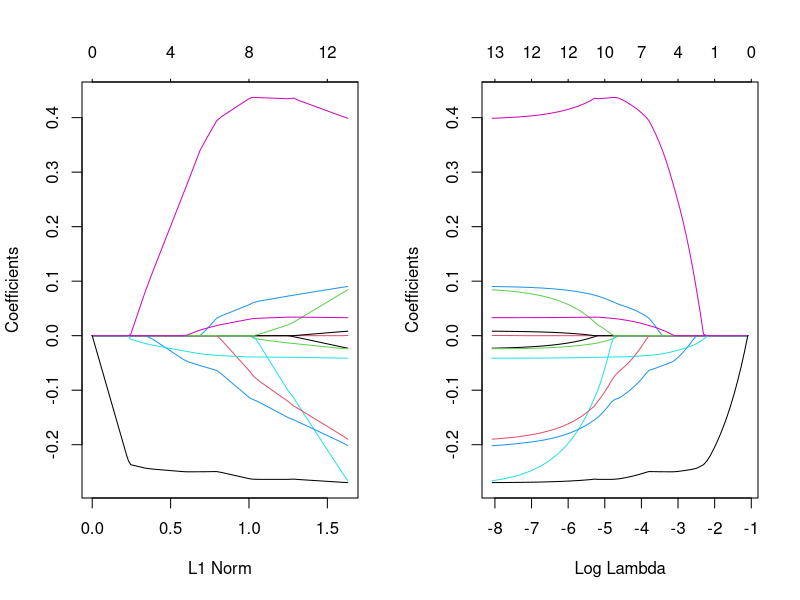
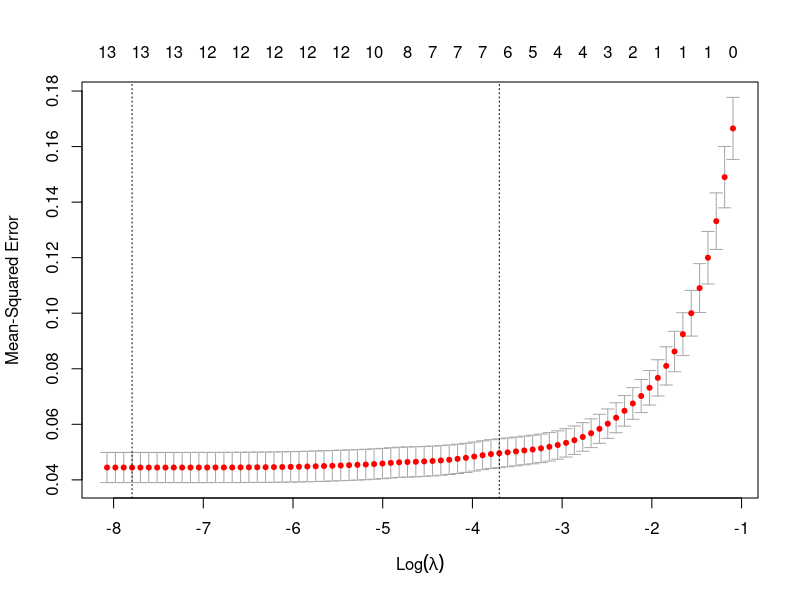

Source code (R) for these figures, in order: (Note: this script raises an error after producing the figures.)
# Setup
mypackages = c("MASS", "glmnet")   # required packages
tmp = setdiff(mypackages, rownames(installed.packages()))  # packages need to be installed
if (length(tmp) > 0) install.packages(tmp)
lapply(mypackages, require, character.only = TRUE)
set.seed(2134)

# Data preparation
myData = Boston
names(myData)[14] = "Y"
iLog = c(1, 3, 5, 6, 8, 9, 10, 14);
myData[, iLog] = log(myData[, iLog]);
myData[, 2] = myData[, 2] / 10;
myData[, 7] = myData[, 7]^2.5 / 10^4
myData[, 11] = exp(0.4 * myData[, 11]) / 1000;
myData[, 12] = myData[, 12] / 100;
myData[, 13] = sqrt(myData[, 13]);

# Move the last column of myData, the response Y, to the 1st column.
#assign last column to Y and combine it with the rest
myData = data.frame(Y = myData[,14], myData[,-14]); names(myData)[1] = "Y";
names(myData)
n = dim(myData)[1]; 
p = dim(myData)[2]-1;
X = as.matrix(myData[, -1]);  # some algorithms need the matrix/vector 
Y = myData[, 1];              # input (instead of data frame)

# Split the data into two parts: 80% for training and 20% for testing
ntest = round(n*0.2)
ntrain = n - ntest;
test.id = sample(1:n, ntest);
Ytest = myData[test.id, 1]

# Full Model
full.model = lm( Y ~ ., data = myData[-test.id, ]);  
Ytest.pred = predict(full.model, newdata= myData[test.id, ]);
sum((Ytest - Ytest.pred)^2)/ntest # averaged MSE on the test set

# Lasso using glmnet; lambda chosen by 10-fold CV.
mylasso = glmnet(X[-test.id,], Y[-test.id], alpha = 1)
summary(mylasso)

# plotting
par(mfrow = c(1, 2))
plot(mylasso, label=TRUE, xvar = "norm")
plot(mylasso, label=TRUE, xvar = "lambda")

par(mfrow=c(1,1))
mylasso$df

cv.out = cv.glmnet(X[-test.id, ], Y[-test.id], alpha = 1)
plot(cv.out)
# Try our own lambda sequences.
# lam.seq =  exp(seq(-4, 2, length=100))
# lam.seq =  exp(seq(-6, -1, length=100))
# cv.out = cv.glmnet(X[-test.id,], Y[-test.id], alpha = 1, lambda = l am.seq)
# plot(cv.out)

# Check how lambda.min and lambda.1se are computed.
cv.out$lambda.min
tmp.id=which.min(cv.out$cvm)
cv.out$lambda[tmp.id]

cv.out$lambda.1se
max(cv.out$lambda[cv.out$cvm < cv.out$cvm[tmp.id] + cv.out$cvsd[tmp.id]])

# Retrieve Lasso coefficients.
mylasso.coef.min = predict(mylasso, s=cv.out$lambda.min, type="coefficients")
mylasso.coef.1se = predict(mylasso, s=cv.out$lambda.1se, type="coefficients")
cbind(mylasso.coef.min, mylasso.coef.1se)

# number of variables selected (including the intercept)
sum(mylasso.coef.1se != 0)
# names of selected non-intercept variables
row.names(mylasso.coef.1se)[nonzeroCoef(mylasso.coef.1se)[-1]]

# Apply the fitted model for prediction on the test data.
mylasso = glmnet(X[-test.id, ], Y[-test.id], alpha = 1)
Ytest.pred = predict(mylasso, s = cv.out$lambda.min, newx = X[test.id,])
mean((Ytest.pred - Y[test.id])^2)

Ytest.pred = predict(mylasso, s = cv.out$lambda.1se, newx = X[test.id,])
mean((Ytest.pred - Y[test.id])^2)

# Refit the model selected by Lasso to reduce bias.
# Variables selected by lambda.1se 
mylasso.coef.1se = predict(mylasso, s = cv.out$lambda.1se, type="coefficients")
var.sel = row.names(mylasso.coef.1se)[nonzeroCoef(mylasso.coef.1se)[-1]]
var.sel; 

tmp.X = X[, colnames(X) %in% var.sel]
mylasso.refit = coef(lm(Y[-test.id] ~ tmp.X[-test.id, ]))
Ytest.pred = mylasso.refit[1] + tmp.X[test.id,] %*% mylasso.refit[-1]
mean((Ytest.pred - Y[test.id])^2)
